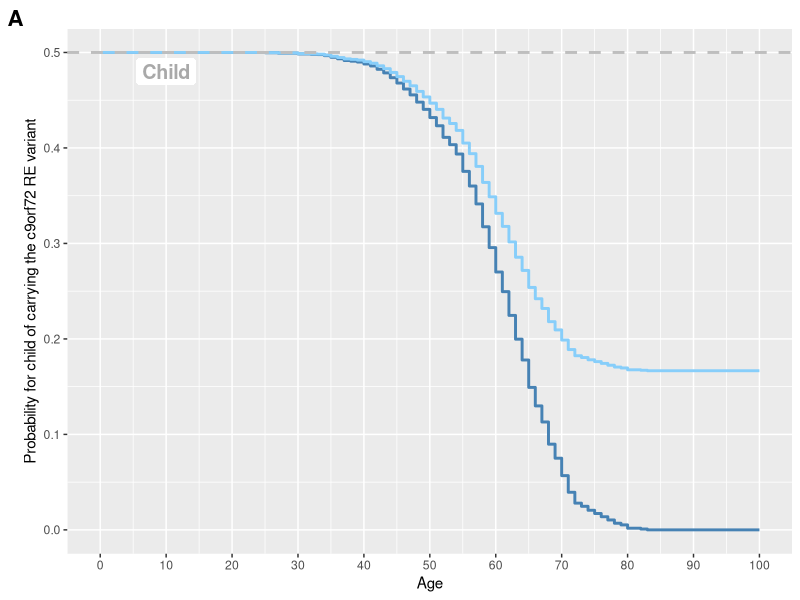
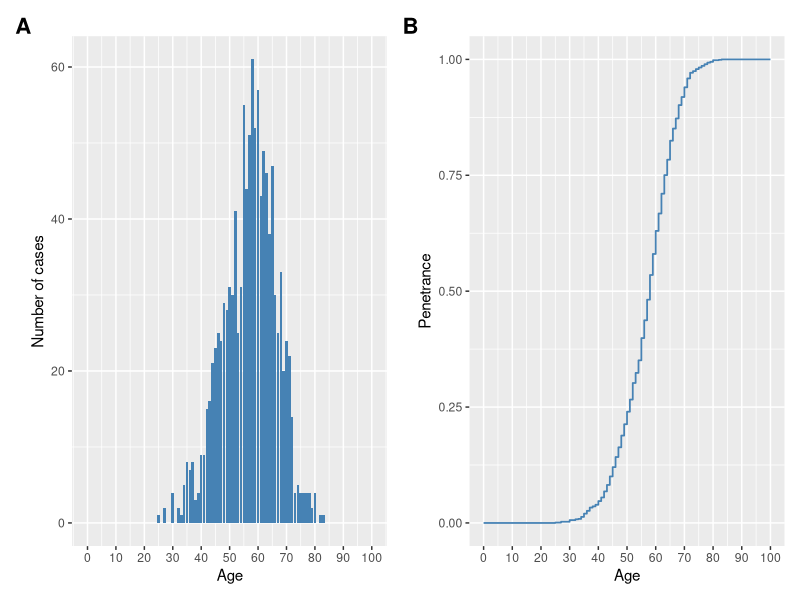
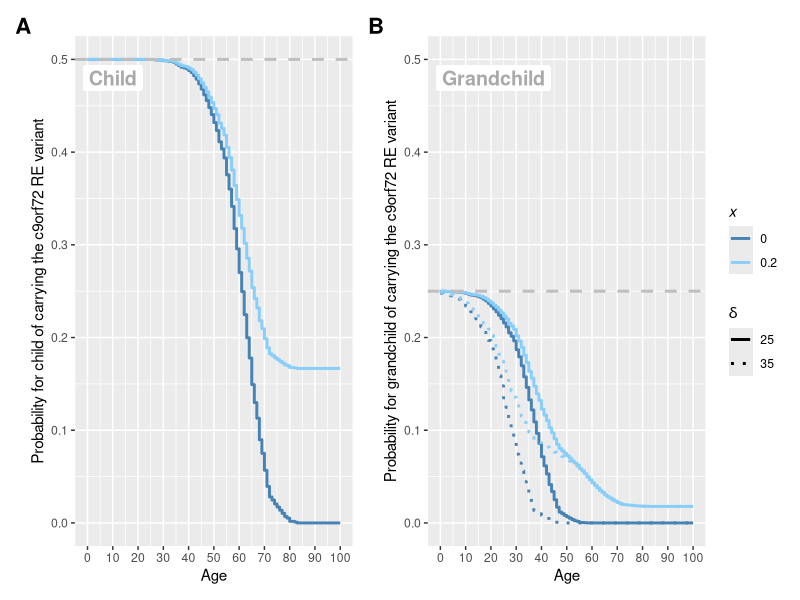
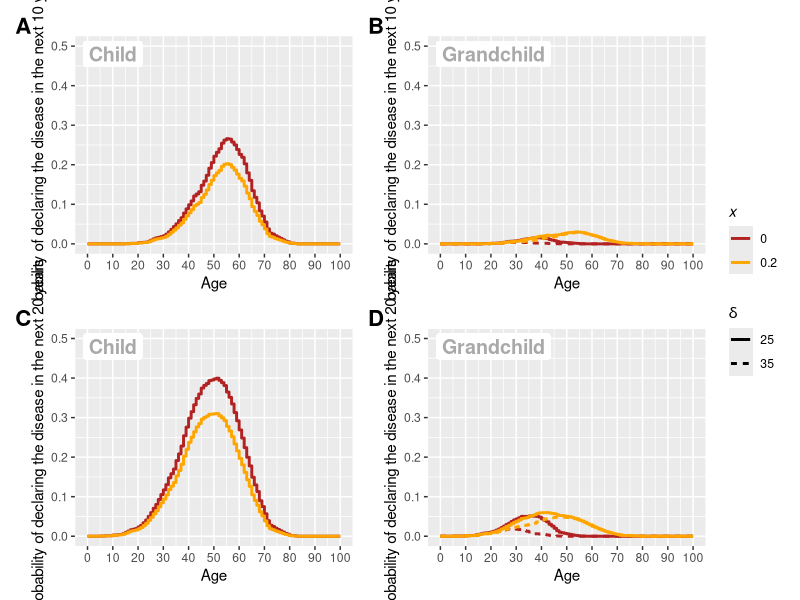

R code for these plots, in order:
## D de Vienne & DM de Vienne
## May 6th, 20025
require(ggplot2)

##################
## FORMAT DATA ###
##################

## Get and format data from Murphy et al. 2017 : "Age related penetrance of the C9orf72 repeat expansion. Scientific reports."
data <- read.csv("article/C9_Data.csv", sep=";", header=TRUE)

data_clean <- data[data$Event==1,] #remove the 23 patients without symptoms
data_clean <- data_clean[!is.na(data_clean$AgeofOnset),] #remove patient for which age of onset is missing

data_clean2 <- data_clean[!is.na(data_clean$Sex),] # remove patients for which sex is missing
data_clean_F <- data_clean2[data_clean2$Sex=="F",]
data_clean_M <- data_clean2[data_clean2$Sex=="M",]


## Prepara data frame 
prepare_df_onset <- function(cleandata) {
  ## Count cases per age
  min_age <- 0
  max_age <- 100
  ## Get the number of cases per age 
  age_onset <- sapply(min_age:max_age, function(x, onsets) sum(onsets == x), onsets = cleandata$AgeofOnset)

  ## Data frame for all computed data
  df_onset <- data.frame(Age = min_age:max_age, num = age_onset)

  ## Get Penetrance from the number of cases per age
  df_onset$cumsum <- cumsum(df_onset$num)
  df_onset$Penetrance <- df_onset$cumsum / (max(df_onset$cumsum)) #Penetrance
  df_onset
}

df_onset <- prepare_df_onset(data_clean)
df_onset_F <- prepare_df_onset(data_clean_F)
df_onset_M <- prepare_df_onset(data_clean_M)

# Save data frame for use in web application
write.csv(df_onset, "df_onset.csv", row.names = FALSE)

###############################
## PROBA. COMPUTATIONS      ###
###############################

### Probability of carrying the variant when healthy (pVWH)
# Child
pVWH_child <- function(x, pi_t) {
  pprime_t <- (1 - x) * pi_t
  result <- (1 - pprime_t) / (2 - pprime_t)
  result
}

# Grandchild
pVWH_grandchild <- function(x, pi_t2, pi_t1) {
  pprime_t1 <- (1 - x) * pi_t1
  pprime_t2 <- (1 - x) * pi_t2
  numerator <- (1 - pprime_t2)
  denominator <- 2 * ((2 - pprime_t1) / (1 - pprime_t1)) - pprime_t2
  result <- numerator / denominator
  result
}

### Probability of being affected at age t+n when unaffected at age t (pSICKn)
# Child
pSICKn_child <- function(x, pi_t, pi_t_n) { #pi_t_n is the penetrance at age t+n
  pprime_t <- (1 - x) * pi_t
  pprime_t_n <- (1 - x) * pi_t_n
  result <- (pprime_t_n -pprime_t)/(2-pprime_t)
  result
}

# Grandchild
pSICKn_grandchild <- function(x, pi_t2,pi_t2_n, pi_t1) { #pi_t2_n is the penetrance at age t2+n
  pprime_t1 <- (1 - x) * pi_t1
  pprime_t2 <- (1 - x) * pi_t2
  pprime_t2_n <- (1 - x) * pi_t2_n
  numerator <- (pprime_t2_n - pprime_t2)
  denominator <- 2 * ((2 - pprime_t1) / (1 - pprime_t1)) - pprime_t2
  result <- numerator / denominator
  result
}

#TEMP: we compute pMX, the proba, in the presence of the mutation, of being affected at age t+n when unaffected at age t for grandchild
pMX <- function(x, pi_t2, pi_t2_n) {
  pprime_t2 <- (1 - x) * pi_t2
  pprime_t2_n <- (1 - x) * pi_t2_n
  numerator <- (pprime_t2_n - pprime_t2)
  denominator <- 1 - pprime_t2
  result <- numerator / denominator
  result
}


################################
## COMPUTE PROBABILITIES  ######
## FROM MURPHY ET AL. DATA    ##
################################

## 1. CHILDREN - PROBABILITY OF CARRYING THE VARIANT WHEN HEALTHY
getPVWH_child <- function(df, xvals=seq(0, 1, by = 0.2)) {
  # Initialize empty data frame
  df_onset_expanded <- data.frame()
  for (x in xvals) {
      temp <- data.frame(Age = df$Age, x = x, 
      PvariantWhenHealthy = pVWH_child(x, df_onset$Penetrance))
      df_onset_expanded <- rbind(df_onset_expanded, temp)
  }
  df_onset_expanded
}

## 2. GRANDCHILDREN - PROBABILITY OF CARRYING THE VARIANT WHEN HEALTHY
getPVWH_grandchild <- function(df, xvals=seq(0, 1, by = 0.2), delta) { 
  # delta is the age difference between grandchild and its parent (child of the carrier)
  penetrance_delta <- c(df$Penetrance[(delta+1):length(df$Penetrance)],rep(1, delta))
  penetrances <- cbind(df$Penetrance, penetrance_delta) # Create a matrix with two columns: Penetrance at age t and Penetrance at age t+delta (HERE, AGE OF THE PARENT) 
  # Initialize empty data frame
  df_onset_expanded <- data.frame()
  for (x in xvals) {
    temp <- data.frame(Age=df$Age, x = x, delta=delta, 
    PvariantWhenHealthy = apply(penetrances, 1, function(k,x) pVWH_grandchild(x, k[1], k[2]),x=x))
    df_onset_expanded <- rbind(df_onset_expanded, temp)
  }
df_onset_expanded
}

## 3. CHILDREN - PROBABILITY OF GETTING SICK IN THE NEXT N YEARS
getpSICK_child <- function(df, xvals=seq(0, 1, by = 0.2), n) {
  # n is the number of years in the future to compute the probability of getting sick
  penetrance_n <- c(df$Penetrance[(n+1):length(df$Penetrance)],rep(1, n))
  penetrances <- cbind(df$Penetrance, penetrance_n) # Create a matrix with two columns: Penetrance at age t and Penetrance at age t+n
  # Initialize empty data frame
  df_onset_expanded <- data.frame()
  for (x in xvals) {
      temp <- data.frame(Age = df$Age, x = x, n=n,
      pSICK = apply(penetrances, 1, function(k,x) pSICKn_child(x, k[1], k[2]), x=x))
      df_onset_expanded <- rbind(df_onset_expanded, temp)
  }
  df_onset_expanded
}

## 4. GRANDCHILDREN - PROBABILITY OF GETTING SICK IN THE NEXT N YEARS
getpSICK_grandchild <- function(df, xvals=seq(0, 1, by = 0.2), n, delta) {
  # delta is the age difference between grandchild and its parent (child of the carrier)
  # n is the number of years in the future to compute the probability of getting sick for the grandchild
  penetrance_delta <- c(df$Penetrance[(delta+1):length(df$Penetrance)],rep(1, delta))  
  penetrance_n <- c(df$Penetrance[(n+1):length(df$Penetrance)],rep(1, n))
  penetrances <- cbind(df$Penetrance, penetrance_n, penetrance_delta) # Create a matrix with two columns: Penetrance at age t and Penetrance at age t+n
  # Initialize empty data frame
  df_onset_expanded <- data.frame()
  for (x in xvals) {
      temp <- data.frame(Age = df$Age, x = x, n=n,
      pSICK = apply(penetrances, 1, function(k,x) pSICKn_grandchild(x, k[1], k[2], k[3]), x = x))
      df_onset_expanded <- rbind(df_onset_expanded, temp)
  }
  df_onset_expanded
}

# getpMX <- function(df, xvals=seq(0, 1, by = 0.2), n) {
#   # delta is the age difference between grandchild and its parent (child of the carrier)
#   # n is the number of years in the future to compute the probability of getting sick for the grandchild
#   penetrance_n <- c(df$Penetrance[(n+1):length(df$Penetrance)],rep(1, n))
#   penetrances <- cbind(df$Penetrance, penetrance_n) # Create a matrix with two columns: Penetrance at age t and Penetrance at age t+n
#   # Initialize empty data frame
#   df_onset_expanded <- data.frame()
#   for (x in xvals) {
#       temp <- data.frame(Age = df$Age, x = x, n=n,
#       pMX = apply(penetrances, 1, function(k,x) pMX(x, k[1], k[2]), x = x))
#       df_onset_expanded <- rbind(df_onset_expanded, temp)
#   }
#   df_onset_expanded
# }


#####################
## PLOT THE DATA ####
#####################
require(ggplot2)
library(patchwork)

####  FIGURE 1  #####
## 1A: number of cases per age
f1 <- ggplot(df_onset, aes(x = Age, y = num)) +
  geom_col(fill = "steelblue") +
  scale_x_continuous(breaks = seq(0, max(df_onset$Age), by = 10)) +
  ylab("Number of cases") +
  theme(plot.tag = element_text(size = 16, face = "bold")) + 
  labs(tag = "A")

## 1B: Penetrance
f2 <- ggplot(df_onset, aes(x = Age, y = Penetrance)) +
  geom_step(color = "steelblue", lwd = 0.6) +
  scale_x_continuous(breaks = seq(0, max(df_onset$Age), by = 10)) +
  ylab("Penetrance") +
  theme(plot.tag = element_text(size = 16, face = "bold")) +
  labs(tag = "B")

## Combine and save to pdf
pdf("fig1.pdf", width=12)
f1 + f2
dev.off()

##### FIGURE 2 #####
# Set colors
colors <- c(
  "0"   = "#4682b4",    # deep blue
  "0.2" = "#87CEFA"
  #87CEFA      # medium blue-purple
)

## A. Probability of carrying the variant when healthy for various x - CHILDS
df_pvwh_child <- getPVWH_child(df_onset, xvals = c(0,0.2))
p1 <- ggplot(df_pvwh_child, aes(x = Age, y = PvariantWhenHealthy, color = factor(x))) +
  geom_step(linewidth=1) +
  geom_hline(yintercept = 0.5, linetype = "dashed", color = "grey", linewidth=1) +
  labs(y = "Probability for child of carrying the c9orf72 RE variant", color = "x") +
  scale_size_manual(values = c("TRUE" = 1, "FALSE" = 0.6), guide = "none") +
  scale_color_manual(values = colors) + 
  scale_x_continuous(breaks = seq(0, max(df_onset$Age), by = 10)) +
  labs(color = expression(italic(x))) +
  theme(plot.tag = element_text(size = 16, face = "bold"), legend.position = "none") + 
  ylim(0, 0.5) +
  labs(tag = "A") + 
  annotate("label", x = 10, y = 0.48, label = "Child", size = 5, fontface = "bold", fill = "white", color = "darkgrey", label.size = 0)
p1
## B. Probability of carrying the variant when healthy for various x - GRANDCHILDS
df_pvwh_grandchild <- getPVWH_grandchild(df_onset, xvals = c(0, 0.2), delta = 25)
df_pvwh_grandchild$delta <- "25"

df_pvwh_grandchild2 <- getPVWH_grandchild(df_onset, xvals = c(0, 0.2), delta = 35)
df_pvwh_grandchild2$delta <- "35"

# Combine the two dataframes
df_grandchild_all <- rbind(df_pvwh_grandchild, df_pvwh_grandchild2)

p2 <- ggplot(df_grandchild_all, aes(x = Age, y = PvariantWhenHealthy, 
                                    color = factor(x), linetype = delta)) +
  geom_step(linewidth = 1) +
  geom_hline(yintercept = 0.25, linetype = "dashed", color = "grey", linewidth = 1) +
  labs(y = "Probability for grandchild of carrying the c9orf72 RE variant", 
       color = expression(italic(x)), 
       linetype = expression(italic(delta))) +
  scale_color_manual(values = colors) +
  scale_linetype_manual(values = c("25" = "solid", "35" = "dotted")) +
  scale_x_continuous(breaks = seq(0, max(df_onset$Age), by = 10)) +
  theme(plot.tag = element_text(size = 16, face = "bold")) +
  ylim(0, 0.5) +
  labs(tag = "B") + 
  annotate("label", x = 21, y = 0.48, label = "Grandchild", size = 5, fontface = "bold", fill = "white", color = "darkgrey", label.size = 0)

pdf("fig2.pdf", width=12)
(p1 | p2) + plot_layout(guides = "collect") & theme(legend.position = "right")
dev.off()



##### FIGURE 3 #####
# Set colors
colors2 <- c(
  "0"   = "firebrick",
  "0.2" = "orange"
)

PrepareFigure3 <- function(N, tags=c("A","B")) {
  ## A. Probability of declaring the disease in next n years - CHILDS
  df_psick_child <- getpSICK_child(df_onset, xvals = c(0,0.2), n=N)
  p1 <- ggplot(df_psick_child, aes(x = Age, y = pSICK, color = factor(x))) +
    geom_step(linewidth=1) +
    labs(y =paste("Probability of declaring the disease in the next",N,"years"), color = expression(italic(x))) +
    scale_size_manual(values = c("TRUE" = 1, "FALSE" = 0.6), guide = "none") +
    scale_color_manual(values = colors2) + 
    scale_x_continuous(breaks = seq(0, max(df_onset$Age), by = 10)) +
    labs(color = expression(italic(x))) +
    theme(plot.tag = element_text(size = 16, face = "bold")) + 
    ylim(0, 0.5) +
    labs(tag = tags[1]) + 
    annotate("label", x = 10, y = 0.48, label = "Child", size = 5, fontface = "bold", fill = "white", color = "darkgrey", label.size = 0)
  ## A. Probability of declaring the disease in next n years - GRANDCHILDS

  df_psick_grandchild <- getpSICK_grandchild(df_onset, xvals = c(0,0.2), n=N, delta = 25)
  df_psick_grandchild$delta <- "25"
  df_psick_grandchild2 <- getpSICK_grandchild(df_onset, xvals = c(0,0.2), n=N, delta=35)
  df_psick_grandchild2$delta <- "35"
  df_psick_grandchild_all <- rbind(df_psick_grandchild, df_psick_grandchild2)
  p2 <- ggplot(df_psick_grandchild_all, aes(x = Age, y = pSICK, color = factor(x), linetype=delta)) +
    geom_step(linewidth=1) +
    labs(y = paste("Probability of declaring the disease in the next",N,"years"), color = expression(italic(x)), linetype = expression(italic(delta))) +
    scale_size_manual(values = c("TRUE" = 1, "FALSE" = 0.6), guide = "none") +
    scale_color_manual(values = colors2) + 
    scale_x_continuous(breaks = seq(0, max(df_onset$Age), by = 10)) +
    labs(color = expression(italic(x))) +
    theme(plot.tag = element_text(size = 16, face = "bold")) + 
    ylim(0, 0.5) +
    labs(tag = tags[2]) + 
    annotate("label", x = 21, y = 0.48, label = "Grandchild", size = 5, fontface = "bold", fill = "white", color = "darkgrey", label.size = 0)

  return(list(p1 = p1, p2 = p2))
}

row1 <- PrepareFigure3(10, tags=c("A","B"))
row2 <- PrepareFigure3(20, tags=c("C","D"))

pdf("fig3.pdf", width=12, height = 12)
((row1$p1 | row1$p2)/(row2$p1 | row2$p2)) + plot_layout(guides = "collect") & theme(legend.position = "right")
dev.off()

